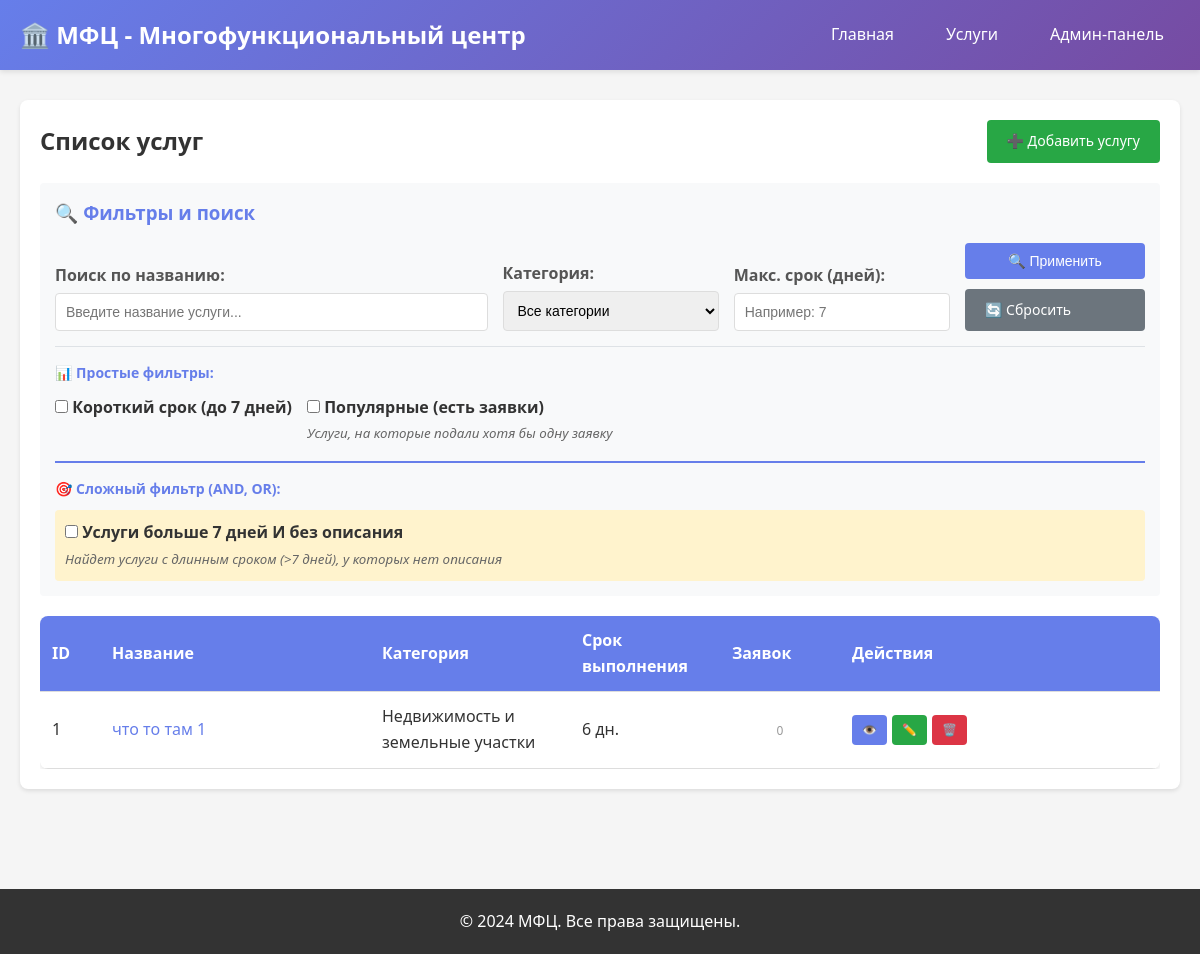
/services/, run on an earlier commit of the app's database.
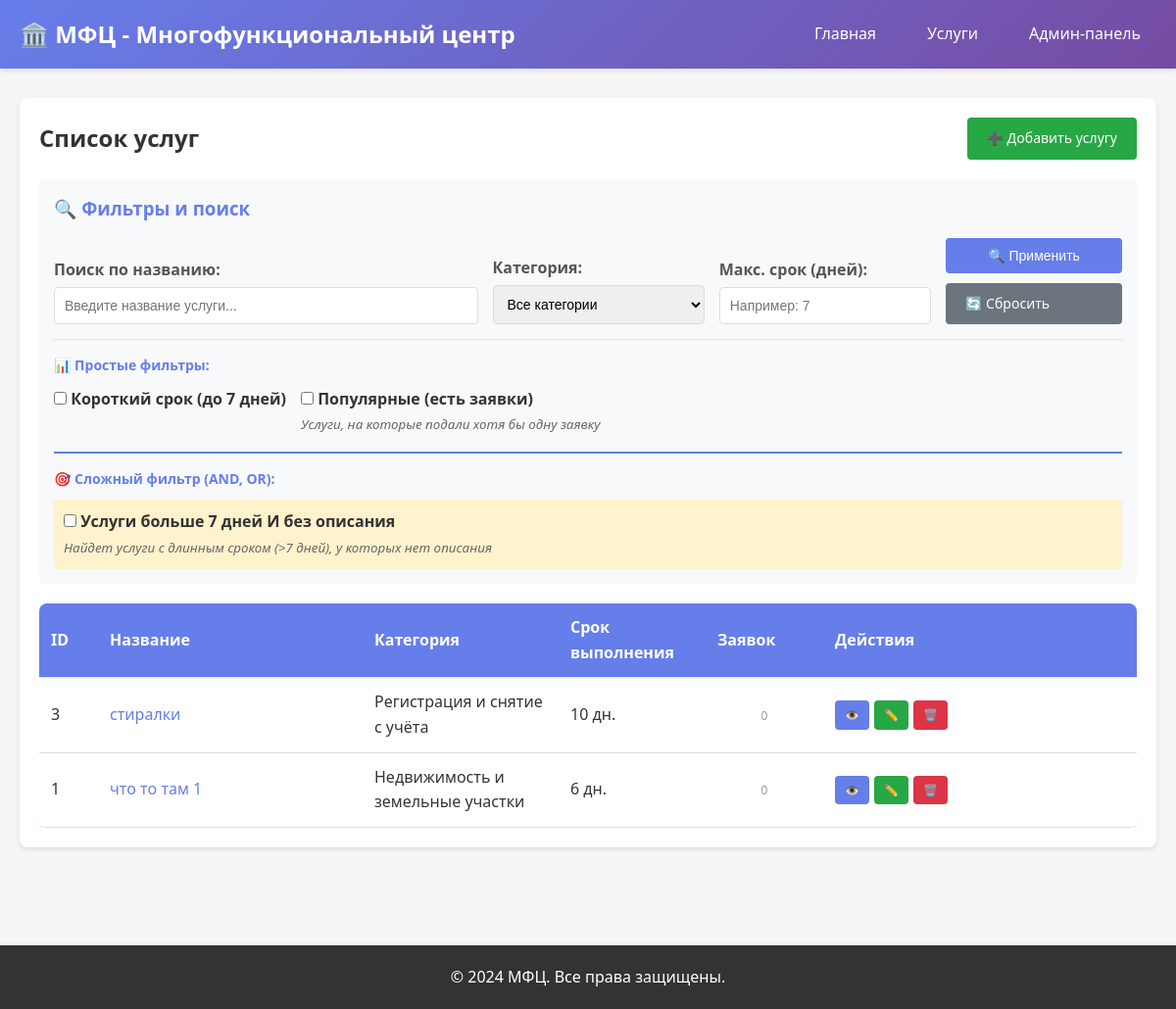
And on a later commit of the database.
### mfc/models.py (models this page shows, shortened)
class Service(models.Model):
    name = models.CharField(
        max_length=200,
        verbose_name='Название услуги'
    )
    description = models.TextField(
        verbose_name='Описание',
        blank=True,
        null=True
    )
    category = models.ForeignKey(
        ServiceCategory,
        on_delete=models.CASCADE,
        verbose_name='Категория',
        related_name='services'
    )
    duration_days = models.PositiveIntegerField(
        verbose_name='Срок выполнения (дней)',
        validators=[MinValueValidator(1)],
        default=1  # type: ignore
    )
    offices = models.ManyToManyField(
        'MFCOffice',
        related_name='services',
        verbose_name='Отделения МФЦ',
        blank=True,
        help_text='Отделения, где предоставляется данная услуга'
    )
    history = HistoricalRecords()
    class Meta:
        verbose_name = 'Услуга'
        verbose_name_plural = 'Услуги'
        ordering = ['name']

class ServiceCategory(models.Model):
    name = models.CharField(
        max_length=200,
        verbose_name='Название категории',
        unique=True
    )
    description = models.TextField(
        verbose_name='Описание',
        blank=True,
        null=True
    )
    class Meta:
        verbose_name = 'Категория услуги'
        verbose_name_plural = 'Категории услуг'
        ordering = ['name']

### mfc/views.py (the view)
# urls.py: path('services/', views.ServiceListView.as_view(), name='service_list'),
class ServiceListView(ListView):
    model = Service
    template_name = 'mfc/service_list.html'
    context_object_name = 'services'
    paginate_by = 10
    def get_queryset(self):
        queryset = Service.objects.select_related('category').prefetch_related('requests').all()
        search_query = self.request.GET.get('search', '')
        if search_query:
            queryset = queryset.filter(name__icontains=search_query)
        category_id = self.request.GET.get('category', '')
        if category_id:
            queryset = queryset.filter(category_id=category_id)
        duration_max = self.request.GET.get('duration_max', '')
        if duration_max:
            try:
                queryset = queryset.filter(duration_days__lte=int(duration_max))
            except ValueError:
                pass
        short_duration = self.request.GET.get('short_duration', '')
        popular = self.request.GET.get('popular', '')
        if short_duration == 'on' and popular != 'on':
            queryset = queryset.filter(duration_days__lte=7)
        elif popular == 'on' and short_duration != 'on':
            queryset = queryset.filter(requests__isnull=False).distinct()
        elif short_duration == 'on' and popular == 'on':
            q_objects = Q(duration_days__lte=7) | Q(requests__isnull=False)
            queryset = queryset.filter(q_objects).distinct()
        complex_filter2 = self.request.GET.get('complex_filter2', '')
        if complex_filter2 == 'on':
            q_complex2 = Q(duration_days__gt=7) & (
                Q(description__isnull=True) | Q(description='')
            )
            queryset = queryset.filter(q_complex2).distinct()
        return queryset
    def get_context_data(self, **kwargs):
        context = super().get_context_data(**kwargs)
        from .models import ServiceCategory
        context['categories'] = ServiceCategory.objects.all()
        context['search_query'] = self.request.GET.get('search', '')
        context['selected_category'] = self.request.GET.get('category', '')
        context['duration_max'] = self.request.GET.get('duration_max', '')
        context['short_duration'] = self.request.GET.get('short_duration', '')
        context['popular'] = self.request.GET.get('popular', '')
        context['complex_filter2'] = self.request.GET.get('complex_filter2', '')
        query_dict = self.request.GET.copy()
        if 'page' in query_dict:
            del query_dict['page']
        context['query_string'] = query_dict.urlencode()
        return context

### mfc/templates/mfc/service_list.html (shortened to what this page needs)
{% extends 'mfc/base.html' %}
{% block content %}
<div class="card">
    <div style="display: flex; justify-content: space-between; align-items: center; margin-bottom: 20px;">
        <h2>Список услуг</h2>
        <a href="{% url 'mfc:service_create' %}" class="btn btn-success">➕ Добавить услугу</a>
    </div>
    <div style="margin-bottom: 20px; padding: 15px; background: #f8f9fa; border-radius: 4px;">
        <h3 style="margin-top: 0; margin-bottom: 15px; color: #667eea;">🔍 Фильтры и поиск</h3>
        <form method="get">
            <div style="display: grid; grid-template-columns: 2fr 1fr 1fr 180px; gap: 15px; align-items: end;">
                <div class="form-group" style="margin-bottom: 0; min-width: 0;">
                    <label for="search"><strong>Поиск по названию:</strong></label>
                    <input type="text" name="search" id="search" class="form-control"
                           value="{{ search_query }}" placeholder="Введите название услуги...">
                </div>
                <div class="form-group" style="margin-bottom: 0; min-width: 0;">
                    <label for="category"><strong>Категория:</strong></label>
                    <select name="category" id="category" class="form-control">
                        <option value="">Все категории</option>
                    </select>
                </div>
                <div class="form-group" style="margin-bottom: 0; min-width: 0;">
                    <label for="duration_max"><strong>Макс. срок (дней):</strong></label>
                    <input type="number" name="duration_max" id="duration_max" class="form-control"
                           value="{{ duration_max }}" placeholder="Например: 7" min="1">
                </div>
                <div style="display: flex; flex-direction: column; gap: 10px; min-width: 180px;">
                    <button type="submit" class="btn btn-primary" style="white-space: nowrap; width: 100%;">🔍 Применить</button>
                    <a href="{% url 'mfc:service_list' %}" class="btn btn-secondary" style="white-space: nowrap; width: 100%;">🔄 Сбросить</a>
                </div>
            </div>
            <div style="margin-top: 15px; padding-top: 15px; border-top: 1px solid #dee2e6;">
                <h4 style="margin-bottom: 10px; color: #667eea; font-size: 14px;">📊 Простые фильтры:</h4>
                <div style="display: flex; flex-wrap: wrap; gap: 15px;">
                    <div class="form-check" style="flex: 0 0 auto;">
                        <input type="checkbox" name="short_duration" id="short_duration" class="form-check-input"
                               {% if short_duration %}checked{% endif %}>
                        <label class="form-check-label" for="short_duration" style="cursor: pointer;">
                            <strong>Короткий срок (до 7 дней)</strong>
                        </label>
                    </div>
                    <div class="form-check" style="flex: 0 0 auto;">
                        <input type="checkbox" name="popular" id="popular" class="form-check-input"
                               {% if popular %}checked{% endif %}>
                        <label class="form-check-label" for="popular" style="cursor: pointer;">
                            <strong>Популярные (есть заявки)</strong>
                            <br>
                            <small style="color: #666; font-style: italic; font-weight: normal;">
                                Услуги, на которые подали хотя бы одну заявку
                            </small>
                        </label>
                    </div>
                </div>
            </div>
            <div style="margin-top: 15px; padding-top: 15px; border-top: 2px solid #667eea;">
                <h4 style="margin-bottom: 10px; color: #667eea; font-size: 14px;">🎯 Сложный фильтр (AND, OR):</h4>
                <div class="form-check" style="background: #fff3cd; padding: 10px; border-radius: 4px;">
                    <input type="checkbox" name="complex_filter2" id="complex_filter2" class="form-check-input"
                           {% if complex_filter2 %}checked{% endif %}>
                    <label class="form-check-label" for="complex_filter2" style="cursor: pointer;">
                        <strong>Услуги больше 7 дней И без описания</strong>
                        <br>
                        <small style="color: #666; font-style: italic;">
                            Найдет услуги с длинным сроком (>7 дней), у которых нет описания
                        </small>
                    </label>
                </div>
            </div>
        </form>
    </div>
    {% if services %}
        <div style="overflow-x: auto;">
            <table style="width: 100%; table-layout: fixed;">
                <thead>
                    <tr>
                        <th style="width: 60px;">ID</th>
                        <th style="width: auto;">Название</th>
                        <th style="width: 200px;">Категория</th>
                        <th style="width: 150px;">Срок выполнения</th>
                        <th style="width: 120px;">Заявок</th>
                        <th style="width: 320px;">Действия</th>
                    </tr>
                </thead>
                <tbody>
                    {% for service in services %}
                        <tr>
                            <td>{{ service.id }}</td>
                            <td style="overflow: hidden; text-overflow: ellipsis;">
                                <a href="{% url 'mfc:service_detail' service.pk %}" style="color: #667eea; text-decoration: none;">
                                    {{ service.name }}
                                </a>
                            </td>
                            <td style="overflow: hidden; text-overflow: ellipsis;">{{ service.category.name }}</td>
                            <td>{{ service.duration_days }} дн.</td>
                            <td style="text-align: center;">
                                {% with request_count=service.requests.count %}
                                    {% if request_count > 0 %}
                                        <span style="background: #28a745; color: white; padding: 4px 8px; border-radius: 12px; font-size: 12px; font-weight: bold;">
                                            {{ request_count }}
                                        </span>
                                    {% else %}
                                        <span style="color: #999; font-size: 12px;">0</span>
                                    {% endif %}
                                {% endwith %}
                            </td>
                            <td style="white-space: nowrap;">
                                <div style="display: flex; gap: 5px; flex-wrap: nowrap;">
                                    <a href="{% url 'mfc:service_detail' service.pk %}" class="btn btn-primary" style="padding: 5px 10px; font-size: 12px; flex-shrink: 0;">👁️</a>
                                    <a href="{% url 'mfc:service_update' service.pk %}" class="btn btn-success" style="padding: 5px 10px; font-size: 12px; flex-shrink: 0;">✏️</a>
                                    <a href="{% url 'mfc:service_delete' service.pk %}" class="btn btn-danger" style="padding: 5px 10px; font-size: 12px; flex-shrink: 0;">🗑️</a>
                                </div>
                            </td>
                        </tr>
                    {% endfor %}
                </tbody>
            </table>
        </div>
    {% else %}
        <div class="empty-state">
            <p>Услуги не найдены.</p>
            <a href="{% url 'mfc:service_create' %}" class="btn btn-success" style="margin-top: 15px;">Добавить первую услугу</a>
        </div>
    {% endif %}
</div>
{% endblock %}

### mfc/templates/mfc/base.html (shortened to what this page needs)
<!DOCTYPE html>
<html lang="ru">
<head>
</head>
<body>
    <header>
        <div class="container">
            <nav>
                <h1>🏛️ МФЦ - Многофункциональный центр</h1>
                <ul>
                    <li><a href="{% url 'mfc:index' %}">Главная</a></li>
                    <li><a href="{% url 'mfc:service_list' %}">Услуги</a></li>
                    <li><a href="{% url 'admin:index' %}">Админ-панель</a></li>
                </ul>
            </nav>
        </div>
    </header>
    <main>
        <div class="container">
            {% block content %}{% endblock %}
        </div>
    </main>
    <footer>
        <div class="container">
            <p>&copy; 2024 МФЦ. Все права защищены.</p>
        </div>
    </footer>
</body>
</html>

### mfc/templates/mfc/base.html (style rules this page uses)
* { margin: 0; padding: 0; box-sizing: border-box; }
body { font-family: 'Segoe UI', Tahoma, Geneva, Verdana, sans-serif; line-height: 1.6; color: #333; background-color: #f5f5f5; }
.container { max-width: 1200px; margin: 0 auto; padding: 0 20px; }
header { background: linear-gradient(135deg, #667eea 0%, #764ba2 100%); color: white; padding: 1rem 0; box-shadow: 0 2px 5px rgba(0,0,0,0.1); }
nav { display: flex; justify-content: space-between; align-items: center; }
nav h1 { font-size: 1.5rem; }
nav ul { list-style: none; display: flex; gap: 20px; }
nav a { color: white; text-decoration: none; padding: 8px 16px; border-radius: 4px; transition: background-color 0.3s; }
main { min-height: calc(100vh - 200px); padding: 30px 0; }
.btn { display: inline-block; padding: 10px 20px; text-decoration: none; border-radius: 4px; border: none; cursor: pointer; font-size: 14px; transition: all 0.3s; }
.btn-primary { background-color: #667eea; color: white; }
.btn-success { background-color: #28a745; color: white; }
.btn-danger { background-color: #dc3545; color: white; }
.btn-secondary { background-color: #6c757d; color: white; }
.card { background: white; border-radius: 8px; padding: 20px; margin-bottom: 20px; box-shadow: 0 2px 4px rgba(0,0,0,0.1); }
.form-group { margin-bottom: 20px; }
.form-group label { display: block; margin-bottom: 5px; font-weight: 600; color: #555; }
.form-control { width: 100%; padding: 10px; border: 1px solid #ddd; border-radius: 4px; font-size: 14px; }
footer { background-color: #333; color: white; text-align: center; padding: 20px 0; margin-top: 50px; }
table { width: 100%; border-collapse: collapse; background: white; border-radius: 8px; overflow: hidden; box-shadow: 0 2px 4px rgba(0,0,0,0.1); }
th, td { padding: 12px; text-align: left; border-bottom: 1px solid #ddd; }
th { background-color: #667eea; color: white; font-weight: 600; }

What changed in the data, as far as the page shows it:
added Service: id "3", name "стиралки", category.name "Регистрация и снятие с учёта", duration_days "10"
